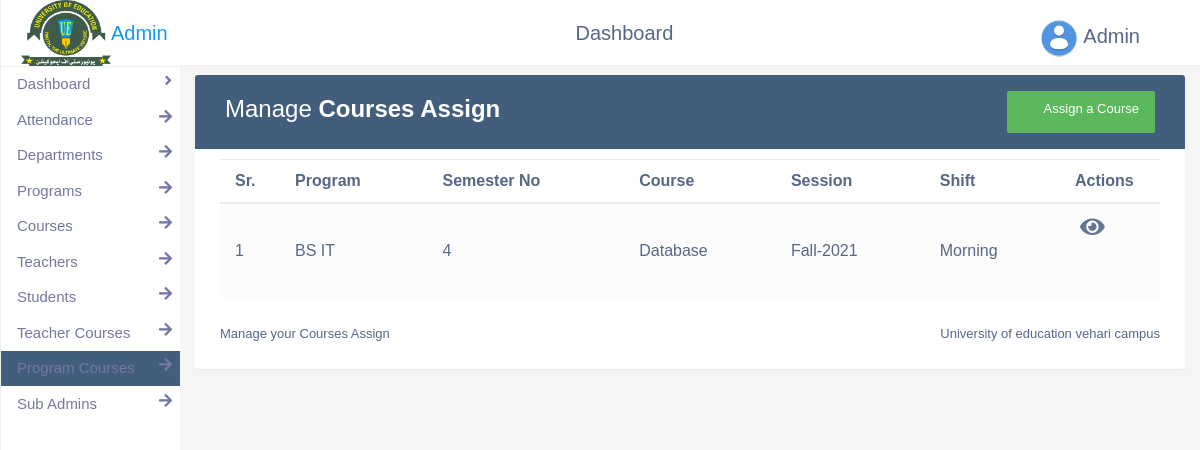
The app's page /admin/programcourses.php (signed in) with its own data.
### tables this page shows
CREATE TABLE `coursetoprogram` (
  `id` int(11) NOT NULL,
  `program` int(11) NOT NULL,
  `semesterno` int(11) NOT NULL,
  `course` varchar(255) NOT NULL,
  `session` int(11) NOT NULL,
  `shift` int(11) NOT NULL
);

CREATE TABLE `programs` (
  `id` int(11) NOT NULL,
  `code` varchar(255) NOT NULL,
  `name` varchar(255) NOT NULL,
  `d_id` int(11) NOT NULL,
  `nsemester` int(11) NOT NULL
);

CREATE TABLE `courses` (
  `code` varchar(255) NOT NULL,
  `name` varchar(255) NOT NULL,
  `ch_id` int(11) NOT NULL,
  `p_id` int(11) NOT NULL,
  `semester` int(1) NOT NULL
);

CREATE TABLE `sessions` (
  `id` int(11) NOT NULL,
  `session` varchar(255) NOT NULL
);

CREATE TABLE `shifts` (
  `id` int(11) NOT NULL,
  `shift` varchar(255) NOT NULL
);

### admin/programcourses.php (the view, shortened to what this page needs)
<html>
<head>
<link rel="stylesheet" href="../assets/css/Varela+Round.css">
<link rel="stylesheet" href="../assets/css/Material+Icons.css">
<link rel="stylesheet" href="../assets/css/font-awesome.min.css">
<link rel="stylesheet" href="../assets/css/bootstrap.min.css">
<link rel="stylesheet" type="text/css" href="../assets/css/form.css">
</head>
<body>
  <?php include 'header.php';  ?>
  <div class="content">
    <div class="container">
        <div class="table-wrapper">
            <div class="table-title">
                <div class="row">
                    <div class="col-md-6 left">
            <h2>Manage <b>Courses Assign</b></h2>
          </div>
          <div class="col-md-6 right">
            <a href="#add" class="btn btn-success" data-toggle="modal"><i class="material-icons">&#xE147;</i> <span>Assign a Course</span></a>
          </div>
                </div>
            </div>
            <div style="overflow-x: auto; width: 100%;">
            <table class="table table-striped table-hover">
                <thead>
                    <tr>
                        <th>Sr.</th>
                        <th>Program</th>
                        <th>Semester No</th>
                        <th>Course</th>
                        <th>Session</th>
                        <th>Shift</th>
                        <th>Actions</th>
                    </tr>
                </thead>
                <tbody>
                    <?php
                       $k=0;
                       $sql="SELECT * FROM coursetoprogram";
                       $result = mysqli_query($conn, $sql);
                       if (mysqli_num_rows($result) > 0) {
                      while($value = mysqli_fetch_assoc($result)) {
                    ?>
                    <tr id="<?php echo $value["id"]; ?>">
            <td>
              <?php echo ++$k; ?>
            </td>
                        <td data-target="program">
                          <?php $x=$value["program"];
                             $sq="SELECT * FROM programs WHERE id=$x";
                       $res = mysqli_query($conn, $sq);
                       $val = mysqli_fetch_assoc($res);
                       echo $val["name"];
                        ?></td>
                        <td data-target="semesterno"><?php echo $value["semesterno"]; ?></td>
                        <td data-target="course">
                          <?php $x=$value["course"];
                             $sq="SELECT * FROM courses WHERE code='$x'";
                       $res = mysqli_query($conn, $sq);
                       $val = mysqli_fetch_assoc($res);
                       echo $val["name"];
                        ?></td>
                        <td data-target="session">
                          <?php $x=$value["session"];
                             $sq="SELECT * FROM sessions WHERE id='$x'";
                       $res = mysqli_query($conn, $sq);
                       $val = mysqli_fetch_assoc($res);
                       echo $val["session"];
                        ?></td>
                        <td data-target="shift">
                          <?php $x=$value["shift"];
                             $sq="SELECT * FROM shifts WHERE id=$x";
                       $res = mysqli_query($conn, $sq);
                       $val = mysqli_fetch_assoc($res);
                       echo $val["shift"];
                        ?></td>
                        <td>
                          <?php echo '<a href="studentcourses.php?action=view&id='.$value['id'].'"><i class="fas fa-eye"></i></a>'; ?>
                            <a href="#edit" class="edit" data-toggle="modal" data-role="edit" data-id="<?php echo $value["id"]; ?>"><form><i class="material-icons" data-toggle="tooltip" title="Edit">&#xE254;</i></form></a>
                            <a href="#delete" class="delete" data-toggle="modal" data-role="delete" data-id="<?php echo $value["id"]; ?>"><i class="material-icons" data-toggle="tooltip" title="Delete">&#xE872;</i></a>
                        </td>
                    </tr>
                <?php }}
                      else{?>
                        <tr style="text-align: center;">
        <th colspan="12">No data exist !!!</th>
        </tr>
        <?php } ?>
                </tbody>
            </table>
          </div>
      <div class="clearfix">
        <div class="left-text">
          Manage your Courses Assign
        </div>
        <div class="right-text">University of education vehari campus</div>
            </div>
        </div>
    </div>
  </div>
</body>
</html>

### assets/css/form.css (style rules this page uses)
body { color: #566787; background: #f5f5f5; font-family: 'Varela Round', sans-serif; font-size: 13px; }
.table-wrapper { background: #fff; padding: 20px 25px; margin: 30px 0; border-radius: 3px; box-shadow: 0 1px 1px rgba(0,0,0,.05); }
.table-title { padding-bottom: 15px; background: #435d7d; color: #fff; padding: 16px 30px; margin: -20px -25px 10px; border-radius: 3px 3px 0 0; }
.table-title h2 { margin: 5px 0 0; font-size: 24px; }
.table-title .btn { color: #fff; float: right; font-size: 13px; border: none; min-width: 50px; border-radius: 2px; border: none; outline: none !important; margin-left: 10px; }
.table-title .btn i { float: left; font-size: 21px; margin-right: 5px; }
.table-title .btn span { float: left; margin-top: 2px; }
table.table tr th, table.table tr td { border-color: #e9e9e9; padding: 12px 15px; vertical-align: middle; }
.table { display: inline-table; overflow: overlay !important; }
table.table tr th:first-child { width: 60px; }
table.table tr th:last-child { width: 100px; }
table.table-striped tbody tr:nth-of-type(odd) { background-color: #fcfcfc; }
table.table td:last-child i { opacity: 0.9; font-size: 22px; margin: 0 5px; }
table.table td a { font-weight: bold; color: #566787; display: inline-block; text-decoration: none; outline: none !important; }
table.table td a.edit { color: #FFC107; }
table.table td a.delete { color: #F44336; }
table.table td i { font-size: 19px; }
.right-text { float: right; margin: 0 0 5px; font-size: 13px; margin-top: 10px; }
.left-text { float: left; margin-top: 10px; font-size: 13px; }

### admin/header.php (style rules this page uses)
@media only screen and (min-width: 960px) { .content { width: 85% !important; } }
.content { float: right; }
.container { margin-top: 75px; }
.table-wrapper { margin-top: 15px; }
.fas { float: right; }

### records on screen
coursetoprogram: program.name "BS IT", semesterno "4", course.name "Database", session.session "Fall-2021", shift.shift "Morning"
